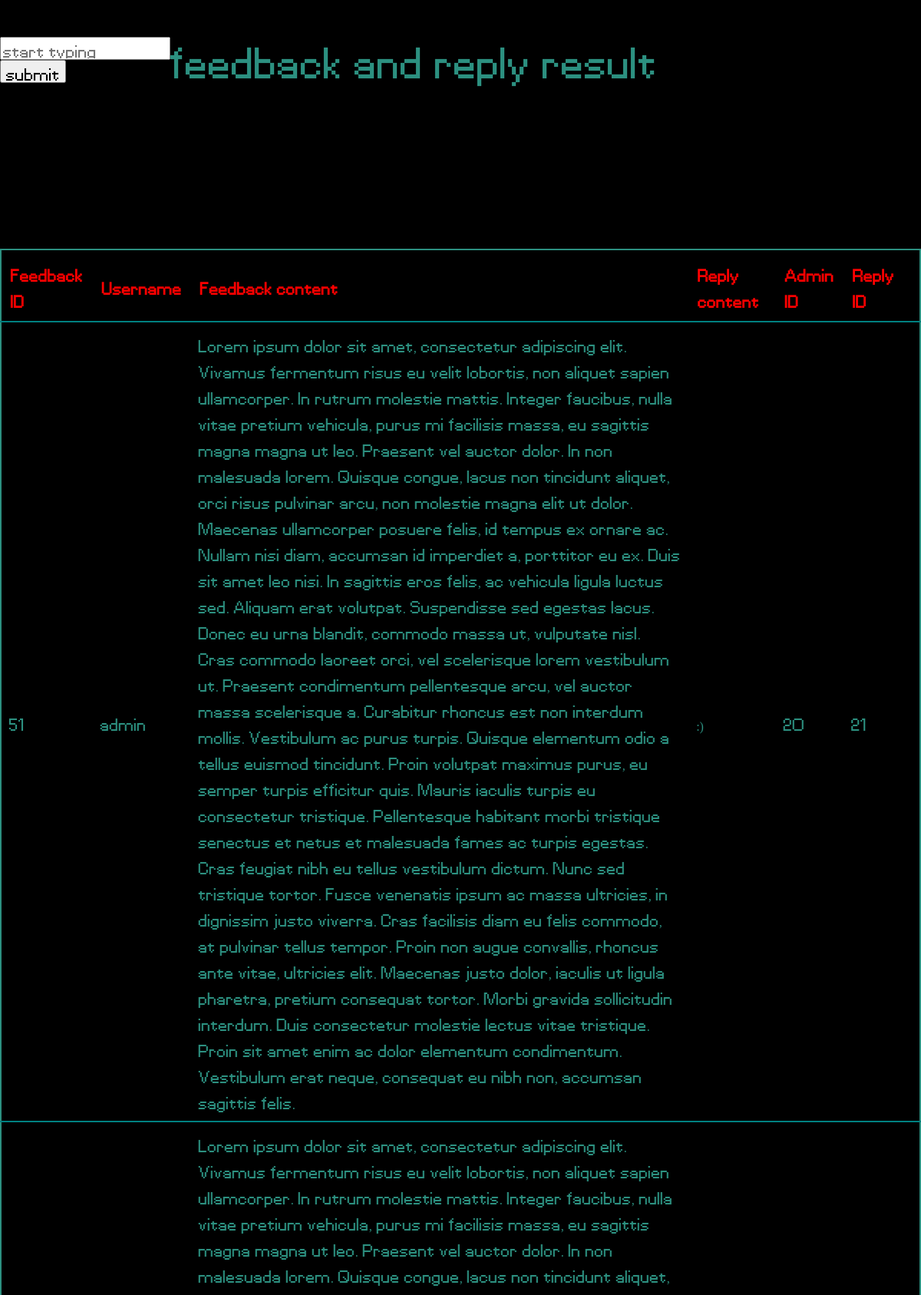
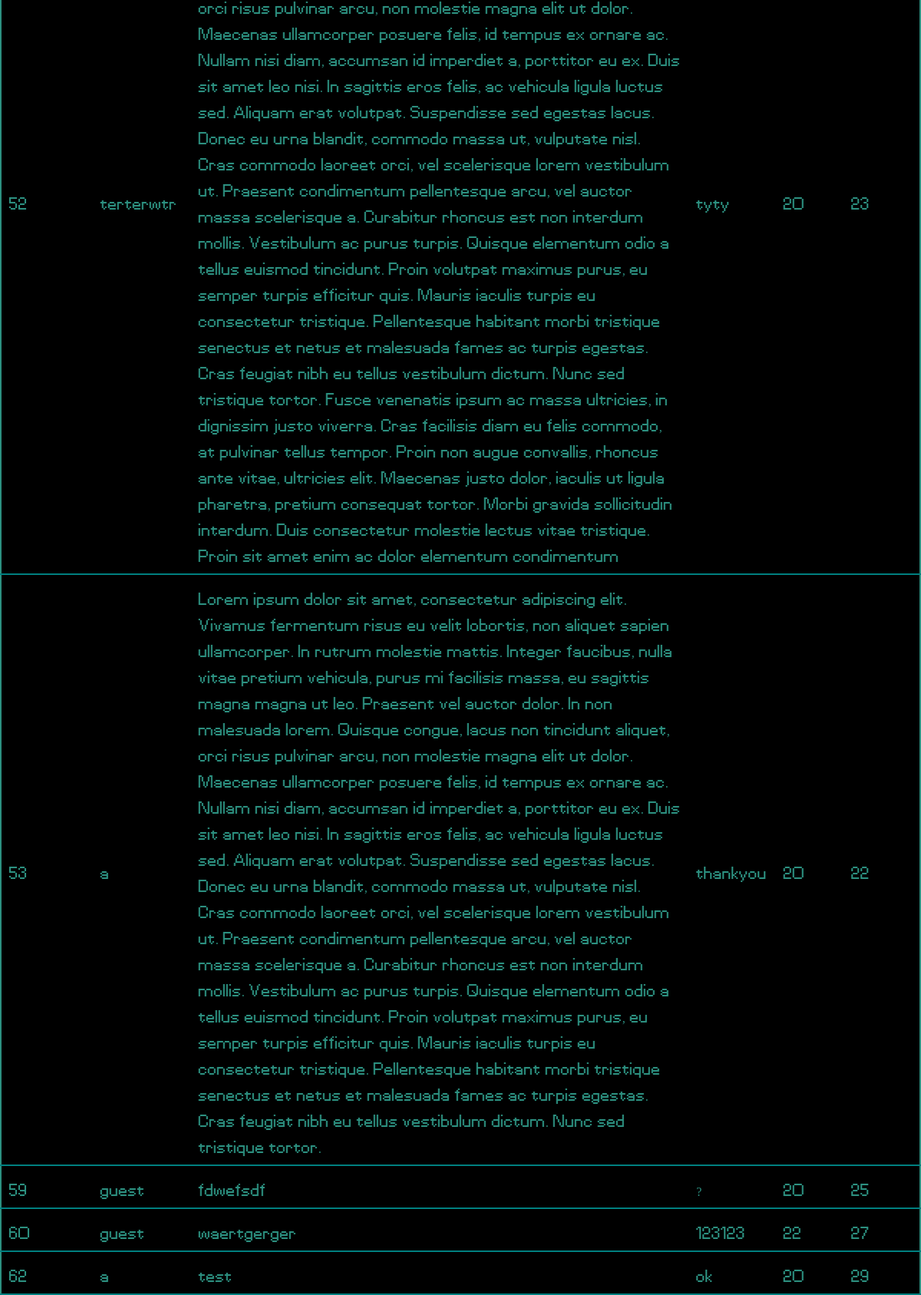
The app's page /crud/feedback/manage-fr.php with its own data (2 pictures, top to bottom).
### tables this page shows
CREATE TABLE `feedback` (
  `feedback_id` int(255) NOT NULL,
  `feedback_content` text NOT NULL,
  `created_at` date NOT NULL DEFAULT current_timestamp(),
  `user_id` int(255) DEFAULT NULL
);

CREATE TABLE `user` (
  `user_id` int(255) NOT NULL,
  `user_name` varchar(99) NOT NULL,
  `email` varchar(99) NOT NULL,
  `password` varchar(99) NOT NULL,
  `usergroup_id` int(255) NOT NULL
);

CREATE TABLE `reply` (
  `reply_id` int(11) NOT NULL,
  `reply_content` text NOT NULL,
  `created_at` date NOT NULL DEFAULT current_timestamp(),
  `feedback_id` int(255) DEFAULT NULL,
  `user_id` int(255) DEFAULT NULL
);

### crud/feedback/manage-fr.php (the view, shortened to what this page needs)
<link href="https://cdn.jsdelivr.net/npm/bootstrap@5.3.2/dist/css/bootstrap.min.css" rel="stylesheet">
<link href="playground.css" rel="stylesheet" >
<body>
<br>
<br>
<form action="search-user.php" method="get">
<div class="search-box">
        <input type="text" autocomplete="off" name="search"  placeholder='start typing'>
    </div>
<input type='submit' value='submit' />
</form>
<h1> feedback and reply result</h1>
<table style="border: 2px solid ; ">
    <tr >
        <th>Feedback ID </th>
        <th>Username</th>
        <th>Feedback content</th>
        <th>Reply content</th>
        <th>Admin ID</th>
        <th>Reply ID</th>
    </tr>
    </html>
<?php
    require "connect.php";
    $sql ="SELECT * FROM feedback";
    $result = mysqli_query($conn, $sql);
    while($row = mysqli_fetch_assoc($result)) {
        $fid = $row['feedback_id'] ;
        $reply =mysqli_query($conn , "SELECT * FROM reply WHERE feedback_id = '$fid'");
        $reply_data= mysqli_fetch_assoc($reply);
        $uid = $row['user_id'];
        $user= mysqli_query($conn , "SELECT * FROM user WHERE user_id = '$uid'");
        $user_name = mysqli_fetch_assoc($user);
        echo "
        <tr>
        <td>$row[feedback_id]</td>
        <td>$user_name[user_name]</td>
        <div class='inner'>
        <td >$row[feedback_content]</td>
        </div>
        <td>$reply_data[reply_content]</td>
        <td>$reply_data[user_id]</td>
        <td>$reply_data[reply_id]</td>
        <td>
        </tr>
        ";
    }
    ?>
</table>
</body>

### crud/feedback/playground.css (style rules this page uses)
* { font-family: fvf !important; cursor: url("images/cursor.png"), auto !important; }
body { margin-top: 0; color: #2c9080 !important; }
.inner { overflow: scroll; padding: 10px; }

### crud/feedback/manage-fr.php (style rules this page uses)
body { background-color: black !important; margin: auto; }
th { padding:12px; color: red; }
td { padding:10px; }
tr { border-bottom: 2px teal solid !important; }
form { float:left; }
table { margin-top: 100px; }
* { margin: auto; }

### records on screen
feedback: feedback_id "51", user.user_name "admin", feedback_content "Lorem ipsum dolor sit amet, consectetur adipiscing elit. Vivamus fermentum risus eu velit lobortis, non aliquet sapien ullamcorper. In rutrum molestie mattis. Integer faucibus, nulla vitae pretium vehicula, purus mi facilisis massa, eu sagittis magna magna ut leo. Praesent vel auctor dolor. In non malesuada lorem. Quisque congue, lacus non tincidunt aliquet, orci risus pulvinar arcu, non molestie magna elit ut dolor. Maecenas ullamcorper posuere felis, id tempus ex ornare ac. Nullam nisi diam, accumsan id imperdiet a, porttitor eu ex. Duis sit amet leo nisi. In sagittis eros felis, ac vehicula ligula luctus sed. Aliquam erat volutpat. Suspendisse sed egestas lacus. Donec eu urna blandit,…", reply.reply_content ":)", reply.user_id "20", reply.reply_id "21"
feedback: feedback_id "52", user.user_name "terterwtr", feedback_content "Lorem ipsum dolor sit amet, consectetur adipiscing elit. Vivamus fermentum risus eu velit lobortis, non aliquet sapien ullamcorper. In rutrum molestie mattis. Integer faucibus, nulla vitae pretium vehicula, purus mi facilisis massa, eu sagittis magna magna ut leo. Praesent vel auctor dolor. In non malesuada lorem. Quisque congue, lacus non tincidunt aliquet, orci risus pulvinar arcu, non molestie magna elit ut dolor. Maecenas ullamcorper posuere felis, id tempus ex ornare ac. Nullam nisi diam, accumsan id imperdiet a, porttitor eu ex. Duis sit amet leo nisi. In sagittis eros felis, ac vehicula ligula luctus sed. Aliquam erat volutpat. Suspendisse sed egestas lacus. Donec eu urna blandit,…", reply.reply_content "tyty", reply.user_id "20", reply.reply_id "23"
feedback: feedback_id "53", user.user_name "a", feedback_content "Lorem ipsum dolor sit amet, consectetur adipiscing elit. Vivamus fermentum risus eu velit lobortis, non aliquet sapien ullamcorper. In rutrum molestie mattis. Integer faucibus, nulla vitae pretium vehicula, purus mi facilisis massa, eu sagittis magna magna ut leo. Praesent vel auctor dolor. In non malesuada lorem. Quisque congue, lacus non tincidunt aliquet, orci risus pulvinar arcu, non molestie magna elit ut dolor. Maecenas ullamcorper posuere felis, id tempus ex ornare ac. Nullam nisi diam, accumsan id imperdiet a, porttitor eu ex. Duis sit amet leo nisi. In sagittis eros felis, ac vehicula ligula luctus sed. Aliquam erat volutpat. Suspendisse sed egestas lacus. Donec eu urna blandit,…", reply.reply_content "thankyou", reply.user_id "20", reply.reply_id "22"
feedback: feedback_id "59", user.user_name "guest", feedback_content "fdwefsdf", reply.reply_content "?", reply.user_id "20", reply.reply_id "25"
feedback: feedback_id "60", user.user_name "guest", feedback_content "waertgerger", reply.reply_content "123123", reply.user_id "22", reply.reply_id "27"
feedback: feedback_id "62", user.user_name "a", feedback_content "test", reply.reply_content "ok", reply.user_id "20", reply.reply_id "29"
